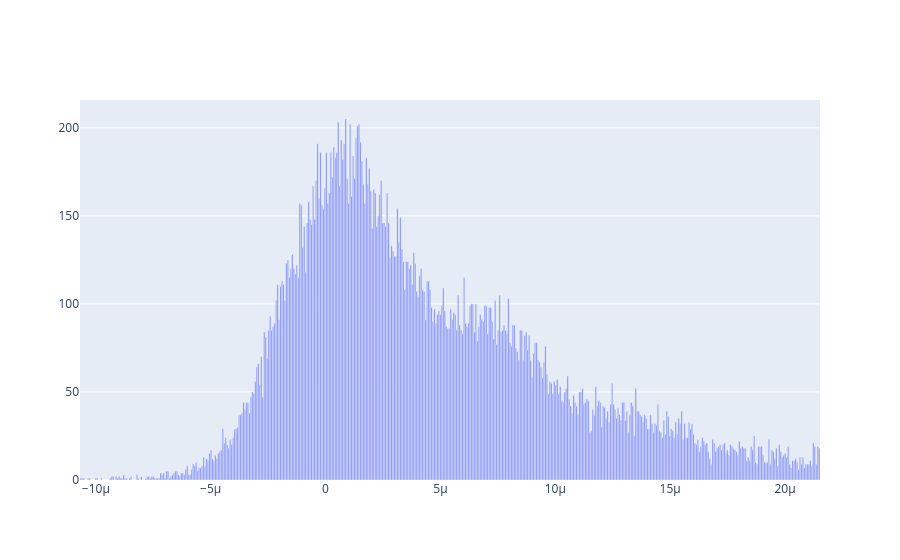

Source (notebook cell):
### Markdown cell above
# NEW RANGE OF INTEGRATION (Mejor Calib)

### Code cell
from scipy import stats

c=0; #Select channel
charge=np.sum(AnaADC[c][:,start_charge-25:final[0][0]+np.argmax(Mean_AnaADC[c])+10]*runs[RUN2PLOT][runs[RUN2PLOT]["NRun"][0]][c]['Sampling'],axis=1);
z_charge=np.abs(stats.zscore(charge))
charge_good=charge[np.where(z_charge<2)]

h, edges = np.histogram(charge_good,bins=500);
fig1=go.Figure()
fig1.add_trace(go.Bar(x=edges[:-1],y=h,name='Charge Histogram'))
fig1.update_yaxes(type='linear')
fig1.show()

### Figure 1 — Plotly figure (JSON) as saved in the notebook; plotly's stock layout.template omitted (floating-point values rounded to 4 significant figures; data arrays with more than 128 entries replaced by an {"elided": "..."} marker saying what was removed)
{"data": [{"name": "Charge Histogram", "type": "bar", "x": {"elided": "500 float values"}, "y": {"elided": "500 int values"}}], "layout": {"yaxis": {"type": "linear"}}}
